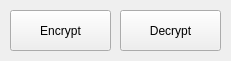
<?xml version="1.0" encoding="UTF-8"?>
<ui version="4.0">
 <class>choose_menu</class>
 <widget class="QMainWindow" name="choose_menu">
  <property name="geometry">
   <rect>
    <x>0</x>
    <y>0</y>
    <width>231</width>
    <height>61</height>
   </rect>
  </property>
  <property name="windowTitle">
   <string>Hides</string>
  </property>
  <widget class="QWidget" name="centralwidget">
   <widget class="QPushButton" name="encrypt_button">
    <property name="geometry">
     <rect>
      <x>10</x>
      <y>10</y>
      <width>101</width>
      <height>41</height>
     </rect>
    </property>
    <property name="text">
     <string>Encrypt</string>
    </property>
   </widget>
   <widget class="QPushButton" name="decrypt_button">
    <property name="geometry">
     <rect>
      <x>120</x>
      <y>10</y>
      <width>101</width>
      <height>41</height>
     </rect>
    </property>
    <property name="text">
     <string>Decrypt</string>
    </property>
   </widget>
  </widget>
 </widget>
 <resources/>
 <connections/>
</ui>
